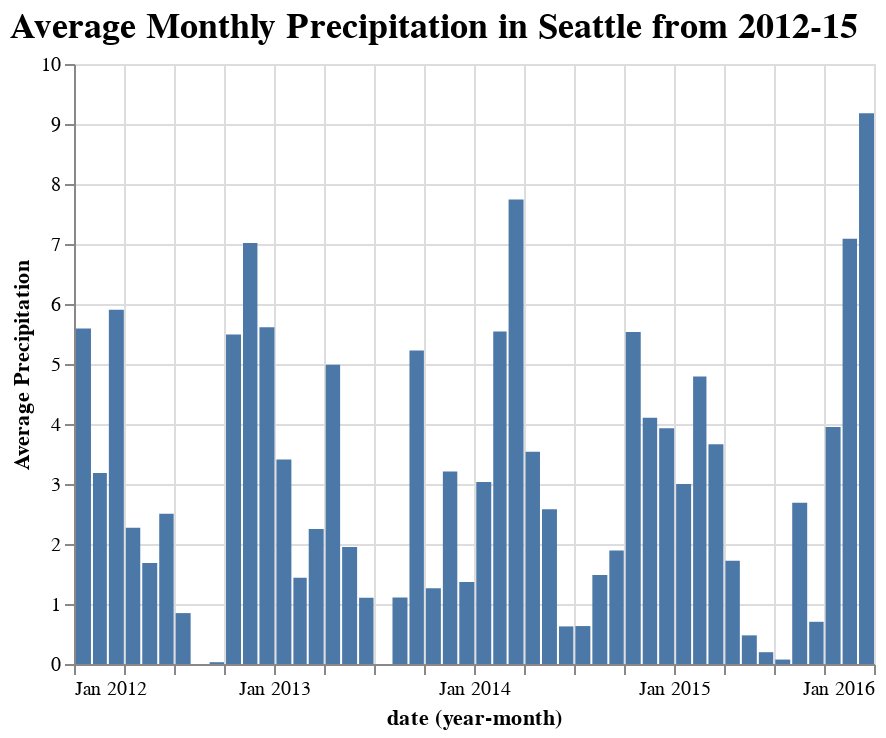

The cell this chart's notebook holds for it:
### Markdown cell above
We've been simply counting the total precipitation in a month, but what if we want to get a better sense of the day-to-day experience of precipitation in Seattle?  We could take the *average* precipitation for each month, rather than the count!  We'll need to update our Y axis label and chart title, too.

### Code cell
viz = alt.Chart(sw_df).mark_bar().encode(
    alt.X('yearmonth(date):T'),
    alt.Y('average(precipitation):Q', title='Average Precipitation')
).properties(title="Average Monthly Precipitation in Seattle from 2012-15")

viz.configure_title(
    fontSize=18,
    font='Helvetica',
    anchor='start',
    color='black'
)

### Figure 1 — Vega-Lite specification as saved in the notebook (floating-point values rounded to 4 significant figures; data arrays with more than 128 entries replaced by an {"elided": "..."} marker saying what was removed)
{"config": {"view": {"continuousWidth": 400, "continuousHeight": 300}, "title": {"anchor": "start", "color": "black", "font": "Helvetica", "fontSize": 18}}, "data": {"name": "data-830c39fec90146253fb06a06c26374ef"}, "mark": "bar", "encoding": {"x": {"type": "temporal", "field": "date", "timeUnit": "yearmonth"}, "y": {"type": "quantitative", "aggregate": "average", "field": "precipitation", "title": "Average Precipitation"}}, "title": "Average Monthly Precipitation in Seattle from 2012-15", "$schema": "https://vega.github.io/schema/vega-lite/v4.8.1.json", "datasets": {"data-830c39fec90146253fb06a06c26374ef": {"elided": "1461 records"}}}
